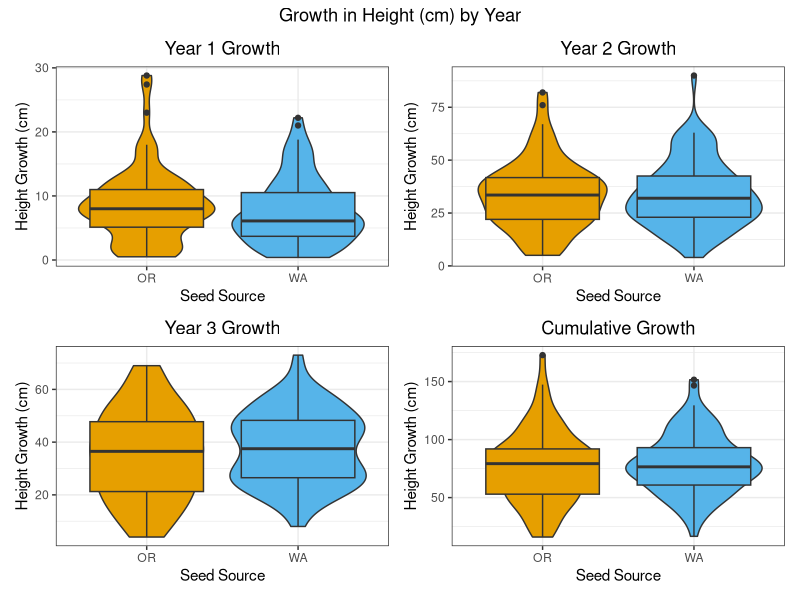
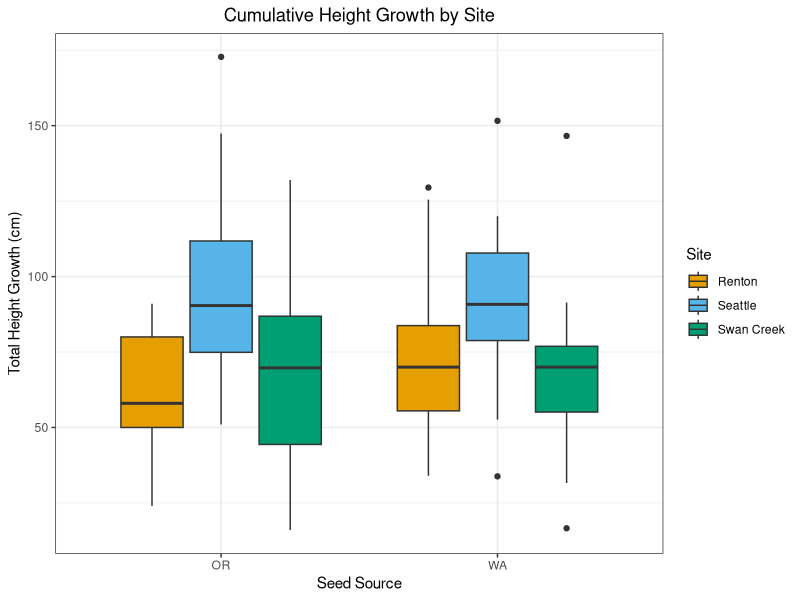
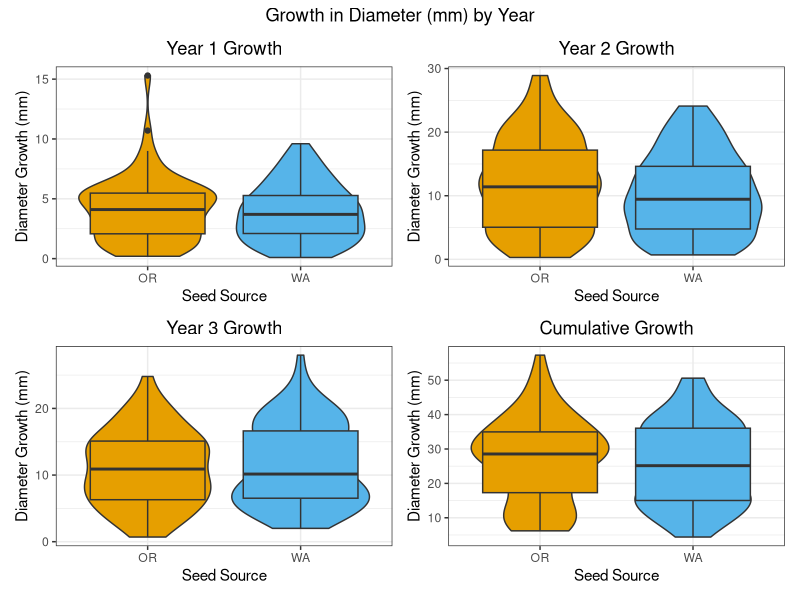
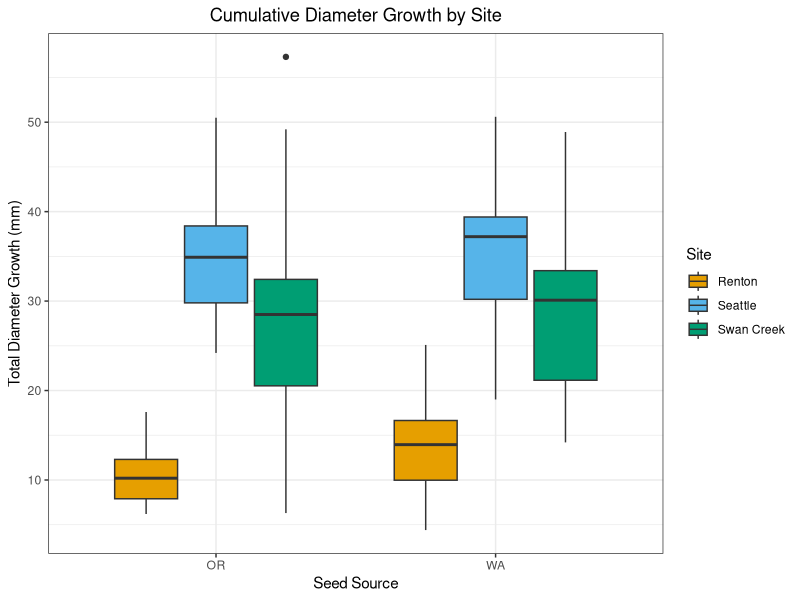
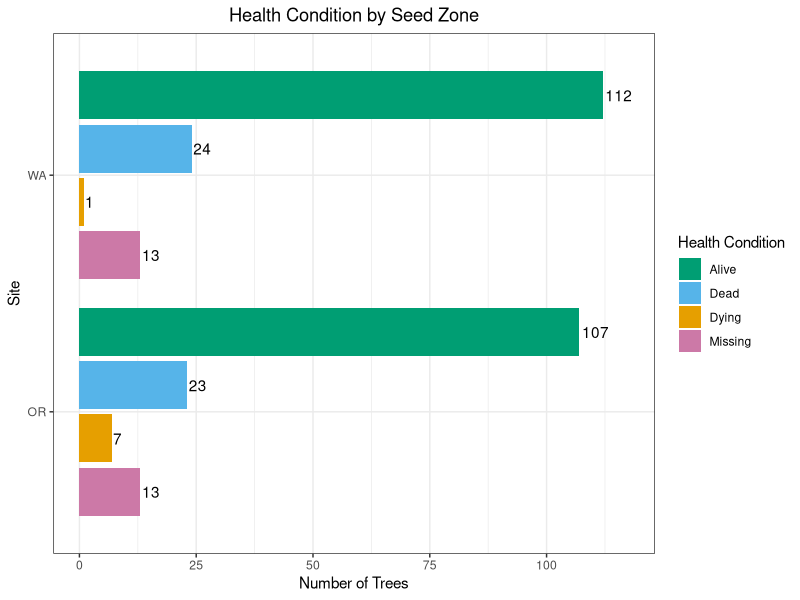
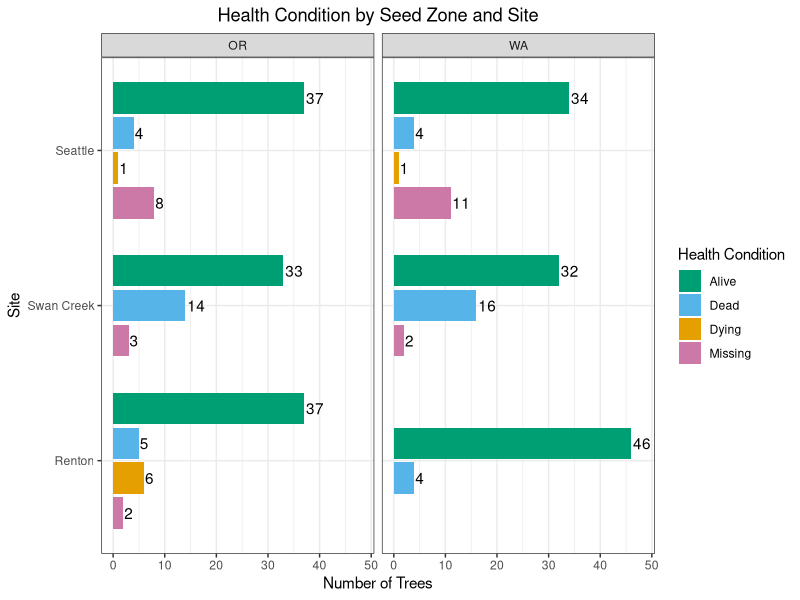

Here is the R script that generated these plots, in order:
## ---- chunk 1
knitr::opts_chunk$set(echo = FALSE)
## ---- chunk 2
library(tidyverse)
library(kableExtra)
library(patchwork)
library(zoo)
## ---- chunk 3
#2023 changes made in excel 
#y1$Seed.Zone[y1$Seed.Zone=="WA "] <- "WA"
#y1$X2022.Tree.Height..cm.[y1$X2022.Tree.Height..cm.==5408] <- 54.8
#y1$X2022.Tree.Diameter..mm.[y1$X2022.Tree.Diameter..mm.==110.0] <- 11
#y2$X2023.Tree.Diameter..mm.[y2X2022.Tree.Diameter..mm.==123] <- 12.3
#y2$X2023.Tree.Diameter..mm.[y2X2022.Tree.Diameter..mm.==135] <- 13.5

#2023 seattle OR data skipped tree number 14, moved 15, 16, 17 measurements up. 8 was missing
#2023 seattle OR site was missing trees 42 and 43, but recorded trees 39-41 in 2023 were better fit for previous 2022 measurements for 41-43. However, trees were in different row. very confused. Wondering if trees OR42 and OR43 actually got moved to end of OR31 row somehow after site was mapped? 
#2023 seattle OR last row trees 42,43, 46 and 50 were missing. However, tree number 45 fit better with tree 46, feeling confident tree recorded as 45 was actually 46, and 47 was actually missing because trees 47-49 were actually trees 48-50, adjusted
#2023 Swan Creek WA #141 included a 40cm height increase, which must be a mistake. Recommend excluding all trees with greater than 30cm height increases from first analyses. 
#2023 Swan Creek WA #171 included a 70cm height increase, which must be a mistake. Recommend excluding all trees with greater than 30cm height increases from first analyses. 
## ---- chunk 4
y1 <- read.csv("./data/2022 Measurements.csv")
y2 <- read.csv("./data/2023 MeasurementsCorrected.csv")
y3 <- read.csv("./data/2024 Measurementsv3.csv")
library(readxl)
sheet2025 <- read_excel("data/2025 Measurements.xlsx", 
    sheet = "2025")
rough2025 <- read_excel("data/2025 Measurements.xlsx", 
    sheet = "2025 rough draft")

y1$Measurement.Year <- 2022
y2$Measurement.Year <- 2023
y3$Measurement.Year <- 2024

#rename columns to merge
rough2025 <- rough2025 %>% 
  rename("New Tree Number" = "Tree #") %>%
  rename("Tree Diameter (mm)" = "DBH") %>%
  rename("Tree Height (cm)" = "Height") %>%
  rename("Health" = "Condition") %>%
  rename("Date Measured" = "Measure Date") %>%
  rename("Comment" = "Comments")

rough2025 <- rough2025 %>%
    mutate(Site = recode(Site, 'Discovery Park' = 'Seattle'))

rough2025 <- rough2025 %>% select(-c("Seed Zone"))

#merge two sheets together based on tree number and site
merged2025 <- left_join(rough2025, sheet2025, by=c("New Tree Number"="New Tree Number","Site" = "Site"))

#combine Health and Comment columns from both sheets
merged2025 <- merged2025 %>%
  mutate(`Health` = coalesce(`Health.x`,`Health.y`)) %>%
  mutate(`Comment` = coalesce(`Comment.x`,`Comment.y`))

#if comments contain "browsed", mark elk browsed column as Y, otherwise mark N
merged2025 <- merged2025 %>%
  mutate(`Elk Browse` = case_when(
    grepl("browsed", Comment, ignore.case = TRUE) ~ "Y",
    TRUE ~ "N" # Keep the original value if no match is found
  ))

#remove duplicate columns
y4 <- merged2025 %>% select(-c("Tree Height (cm).y","Tree Diameter (mm).y", "Comment.y","Health.y","Year Measured","Date Measured.y","Comment.x","Health.x"))

#add measurement year
y4 <- cbind(y4, Measurement.Year= 2025)

#add tree numbers for first year
y1 <- y1 %>% mutate(Temp.Tree.Number = row_number())

#remove unnecessary columns
y1 <- y1 %>% select(-c("Year.Measured","Color"))
y2 <- y2 %>% select(-c("Year.Measured","Color"))
y3 <- y3 %>% select(-c("Year.Measured"))

#rename columns to match other years
y4 <- y4 %>% 
  rename("New.Tree.Number" = "New Tree Number") %>%
  rename("Tree.Height..cm." = "Tree Height (cm).x") %>%
  rename("Tree.Diameter..mm." = "Tree Diameter (mm).x") %>%
  rename("Seed.Zone" = "Seed Zone") %>%
  rename("Date.Measured" = "Date Measured.x") %>%
  rename("Tree.Number" = "Tree Number") %>%
  rename("Elk.Browse" = "Elk Browse")

## ---- chunk 5
#change date format to match year 4
y1$Date.Measured <- as.Date(y1$Date.Measured,format = "%m/%d/%y")
y1$Date.Planted <- as.Date(y1$Date.Planted,format = "%m/%d/%y")
y2$Date.Measured <- as.Date(y2$Date.Measured,format ="%m/%d/%y")
y3$Date.Measured <- as.Date(y3$Date.Measured, format = "%m/%d/%y")
y4$Date.Measured <- as.Date(y4$Date.Measured,format = "%m/%d/%y")

#in Year 1, if health condition is NA, change it to alive
y1 <- y1 %>%
  mutate(Health = ifelse(is.na(Health), "Alive", Health))

#bind all year dataframes together
trees.bind <- bind_rows(y1,y2) %>% bind_rows(.,y3) %>% bind_rows(.,y4) %>% filter(Site!="Tomanamus" & Site!="" & Site!="Puyallup") %>% droplevels()

trees.bind[130, "Health"] <- "Dead"
trees.bind[167, "Health"] <- "Dying"

## ---- chunk 6
#labeling consistency
trees.bind$Health[trees.bind$Health==""] <- "Missing"
trees.bind$Health[trees.bind$Health=="missing"] <- "Missing"
trees.bind$Seed.Zone[trees.bind$Seed.Zone=="Wa"] <- "WA"
trees.bind <- trees.bind %>% droplevels()

#if comments contain "browsed", mark elk browsed column as Y, otherwise mark N
trees.bind <- trees.bind %>%
  mutate(`Elk.Browse` = case_when(
    grepl("browsed", Comment, ignore.case = TRUE) ~ "Y",
    TRUE ~ "N" # Keep the original value if no match is found
  ))

#if comments contain "missing/presumed dead" change health condition to missing
trees.bind <- trees.bind %>%
  mutate(`Health` = case_when(
    grepl("Missing/presumed dead", Comment, ignore.case = TRUE) ~ "Missing",
    TRUE ~ `Health` # Keep the original value if no match is found
  ))
## ---- chunk 7
#use New Tree Number if not NA, otherwise use Tree Number
trees.bind <- trees.bind %>% group_by(Tree.Number, Site, Seed.Zone) %>% mutate(New.Tree.Number = if_else(is.na(New.Tree.Number),first(na.omit(New.Tree.Number)),New.Tree.Number)) %>%ungroup()

#use Temp Tree Number if not NA, otherwise use Tree Number
trees.bind <- trees.bind %>% group_by(Tree.Number, Site, Seed.Zone) %>% mutate(Temp.Tree.Number = if_else(is.na(Temp.Tree.Number),first(na.omit(Temp.Tree.Number)),Temp.Tree.Number)) %>%ungroup()

trees.bind <- trees.bind %>%  group_by(Tree.Number, Site, Seed.Zone) %>% mutate(Date.Planted = if_else(is.na(Date.Planted),first(na.omit(Date.Planted)),Date.Planted)) %>%ungroup()
## ---- chunk 8
trees.bind$Date.Measured <- as.Date(trees.bind$Date.Measured,"%m/%d/%y")
trees.bind$Date.Planted <- as.Date(trees.bind$Date.Planted,"%m/%d/%y")
trees.bind <- trees.bind %>% mutate(Planted.Growth.Days=Date.Measured-Date.Planted)
## ---- chunk 9
trees <- trees.bind

#dead.trees <- trees %>%
#  filter(Health == "Dead")

#matching.trees <- trees %>%
#  inner_join(dead.trees, by = "Tree.Number", relationship = "many-to-many")

#if previous year's health condition is dead change following years health condition to dead
trees <- trees %>%
  group_by(Tree.Number, Site, Seed.Zone) %>%
  arrange(Measurement.Year) %>%
  mutate(Previous_Value = lag(Health), Health = case_when(!is.na(Previous_Value) & Previous_Value == "Dead" ~ "Dead", TRUE ~ Health)) %>%
  select(-Previous_Value)

#if previous year's health condition is dying and current year's health condition is missing, change current year's health condition to dead
trees <- trees %>%
  group_by(Tree.Number, Site, Seed.Zone) %>%
  mutate(Health = case_when(lag(Health, n= 1, order_by = Measurement.Year) == "Dying" & Health == "Missing" ~ "Dead", TRUE ~ Health))

trees <- trees %>%
  group_by(Tree.Number, Site, Seed.Zone) %>%
  arrange(Measurement.Year) %>%
  mutate(Previous.Health = lag(Health), Health = case_when(is.na(Health) ~ Previous.Health, TRUE ~ Health)) %>%
  select(-Previous.Health)

#create final health column and if most current year's health condition is missing. use previous year's
trees <- trees %>%
  group_by(Tree.Number, Site, Seed.Zone) %>%
  tidyr::complete(Measurement.Year = seq(min(Measurement.Year), max(Measurement.Year)), fill = list(Health = NA)) %>%
  mutate(Final.Health = last(Health)) %>%
  mutate(Final.Health = na.locf(Final.Health, na.rm =  FALSE, fromLast = TRUE)) %>%
  mutate(Final.Health = ifelse(is.na(Health) & is.na(Final.Health), NA, Final.Health)) %>%
  ungroup()
## ---- chunk 10
trees$Site <- as.factor(trees$Site)
trees$Seed.Zone <-as.factor(trees$Seed.Zone)
trees$Health <- as.factor(trees$Health)
## ---- chunk 11
# NOTE RENTON OR TREE 180 was entered twice or there is two values for it. We need to look into this further, but for now we removed it from the data.
## ---- chunk 12
trees <- trees %>% filter(Tree.Number!=180 | Site!="Renton" | Seed.Zone!="OR")
## ---- chunk 13
trees.wide <- trees %>% pivot_wider(
    id_cols = c(Tree.Number, Site, Seed.Zone, New.Tree.Number),
    names_from = Measurement.Year,
    values_from = c(Tree.Height..cm., Tree.Diameter..mm.),
    names_glue = "{.value}_{Measurement.Year}") 
## ---- chunk 14
# see if there are any duplicate trees based on number, site, seed zone and year
#{trees} |> summarize(n = n(), .by = c(Tree.Number, Site, Seed.Zone, Measurement.Year)) |> filter(n > 1L)
## ---- chunk 15
trees.wide.growth <- trees.wide %>% mutate(y1.height.growth = Tree.Height..cm._2023-Tree.Height..cm._2022, y2.height.growth = Tree.Height..cm._2024-Tree.Height..cm._2023, y3.height.growth = Tree.Height..cm._2025-Tree.Height..cm._2024, y1.diameter.growth = Tree.Diameter..mm._2023-Tree.Diameter..mm._2022, y2.diameter.growth = Tree.Diameter..mm._2024-Tree.Diameter..mm._2023, y3.diameter.growth = Tree.Diameter..mm._2025 - Tree.Diameter..mm._2024, total.height.growth = Tree.Height..cm._2025-Tree.Height..cm._2022, total.diameter.growth = Tree.Diameter..mm._2025-Tree.Diameter..mm._2022)
## ---- chunk 16
#trees.partial <- trees[1,2,3,9,11,12,13]
#trees.wide.joined <- left_join(trees.wide.growth, trees.partial, by=c("Tree.Number", "Site", "Seed.Zone"))
## ---- chunk 17
#tree.growth <- trees %>% group_by(Tree.Number, Site, Seed.Zone) %>% arrange(Measurement.Year) %>% mutate(Height.Growth = Tree.Height..cm. - lag(Tree.Height..cm.), Diameter.Growth = Tree.Diameter..mm. - lag(Tree.Diameter..mm.)) %>% ungroup()
## ---- chunk 18
#tree.growth.year <- tree.growth %>% group_by(Tree.Number, Site, Seed.Zone, Measurement.Year) %>% reframe(Heigh.Growth=Height.Growth,Diameter.Growth=Diameter.Growth)
## ---- chunk 19
#trees <- left_join(trees,tree.growth.year, by=c("Tree.Number", "Site", "Seed.Zone", "Measurement.Year"))
## ---- chunk 20
# FILTERED ALL TREES with NEGATIVE height increases or NEGATIVE diameter increases
#Data cleaning
#neg.trees <- trees %>% filter(Height.Growth<0)
#neg.trees <- neg.trees[c(1,2,3,5,6,12,13,20,21)]
#pos.trees <- trees %>% filter(Height.Growth>20)
## ---- chunk 21
#trees.pos <- tree.growth %>% filter(Height.Growth>0 & Diameter.Growth>0)  
## ---- chunk 22
trees.wide.pos.total <- trees.wide.growth %>% filter(total.height.growth>0 & total.diameter.growth>0)
trees.wide.pos.y1 <- trees.wide.growth %>% filter(y1.height.growth>0 & y1.diameter.growth>0)
trees.wide.pos.y2 <- trees.wide.growth %>% filter(y2.height.growth>0 & y2.diameter.growth>0)
trees.wide.pos.y3 <- trees.wide.growth %>% filter(y3.height.growth>0 & y3.diameter.growth>0)
trees.wide.pos.all <- trees.wide.growth %>% filter(y1.height.growth>0 & y1.diameter.growth>0 & y2.height.growth>0 & y2.diameter.growth>0 & y3.height.growth>0 & y3.diameter.growth>0)
## ---- chunk 23
#a few possible mistakes in measurements with trees greater than 30cm height increase. Removing trees above 24 increase also removes Seattle OR Trees 39-41 which were off in measurements, trees were possibly moved after mapping? 
## ---- chunk 24
#create table summarizing when sites were planted and remeasured.
## ---- chunk 25
#Site.Summary <- trees.pos %>% group_by(Site,Seed.Zone,Measurement.Year) %>% summarize(n=n()) %>% left_join(.,trees.pos,by=c("Site","Seed.Zone","Measurement.Year"),multiple="first")

Site.Summary <- trees.wide.pos.all %>% group_by(Site,Seed.Zone) %>% summarize(n=n())
kable(Site.Summary[c(1,2,3)], col.names = c("Site", "Seed Zone", "Number of Trees")) %>% kable_material(c("striped", "hover","condensed"))
## ---- chunk 26
#trees.summary <- trees.wide.pos.all %>% group_by(Seed.Zone)  %>% summarize(
#n=n(),
#mean.height.2024=mean(Tree.Height..cm._2024),
#mean.diameter.2024=mean(Tree.Diameter..mm._2024),
#mean.y1.height.growth=mean(y1.height.growth,na.rm=TRUE),
#mean.y1.diameter.growth=mean(y1.diameter.growth,na.rm=TRUE),
#mean.y2.height.growth=mean(y2.height.growth,na.rm=TRUE),
#mean.y2.diameter.growth=mean(y2.diameter.growth,na.rm=TRUE),
#mean.total.height.growth=mean(total.height.growth,na.rm=TRUE),
#mean.total.diameter.growth=mean(total.diameter.growth,na.rm=TRUE))
#kable(trees.summary,digits = 2,format = "html", table.attr='class="scrollable-table"') %>% kable_material(c("striped", "hover","condensed")) %>% kable_styling(full_width = F) %>% scroll_box(height = "300px")

trees.summary <- trees.wide.pos.all %>% group_by(Seed.Zone)  %>% summarize(
n=n(),
mean.height.2025=mean(Tree.Height..cm._2025),
mean.diameter.2025=mean(Tree.Diameter..mm._2025),
mean.y1.height.growth=mean(y1.height.growth,na.rm=TRUE),
mean.y1.diameter.growth=mean(y1.diameter.growth,na.rm=TRUE),
mean.y2.height.growth=mean(y2.height.growth,na.rm=TRUE),
mean.y2.diameter.growth=mean(y2.diameter.growth,na.rm=TRUE),
mean.y3.diameter.growth=mean(y3.diameter.growth,na.rm=TRUE),
mean.y3.height.growth=mean(y3.height.growth,na.rm=TRUE),
mean.total.height.growth=mean(total.height.growth,na.rm=TRUE),
mean.total.diameter.growth=mean(total.diameter.growth,na.rm=TRUE))
library(knitr)
kable(trees.summary,col.names = c("Seed Zone", "Number of Trees", "2025 Mean Height (cm)", "2025 Mean Diameter (mm)", "Mean Year 1 Height Growth (cm)", "Mean Year 1 Diameter Growth (mm)", "Mean Year 2 Height Growth (cm)","Mean Year 2 Diameter Growth (mm)", "Mean Year 3 Height Growth (cm)","Mean Year 3 Diameter Growth (mm)", "Total Mean Height Growth (cm)","Total Mean Diameter Growth (mm)"), digits = 2,format = "html", table.attr='class="scrollable-table"') %>% kable_material(c("striped", "hover","condensed")) %>% kable_styling(full_width = F) %>% scroll_box(height = "300px")
## ---- chunk 27
trees.summary.sites <- trees.wide.pos.all %>% group_by(Site,Seed.Zone)  %>% summarize(
n=n(),
mean.height.2025=mean(Tree.Height..cm._2025),
mean.diameter.2025=mean(Tree.Diameter..mm._2025),
mean.y1.height.growth=mean(y1.height.growth,na.rm=TRUE),
mean.y1.diameter.growth=mean(y1.diameter.growth,na.rm=TRUE),
mean.y2.height.growth=mean(y2.height.growth,na.rm=TRUE),
mean.y2.diameter.growth=mean(y2.diameter.growth,na.rm=TRUE),
mean.y3.diameter.growth=mean(y3.diameter.growth,na.rm=TRUE),
mean.y3.height.growth=mean(y3.height.growth, na.rm = TRUE),
mean.total.height.growth=mean(total.height.growth,na.rm=TRUE),
mean.total.diameter.growth=mean(total.diameter.growth,na.rm=TRUE))
library(knitr)
kable(trees.summary.sites, col.names = c("Site", "Seed Zone", "Number of Trees", "2025 Mean Height (cm)", "2025 Mean Diameter (mm)", "Mean Year 1 Height Growth (cm)", "Mean Year 1 Diameter Growth (mm)", "Mean Year 2 Height Growth (cm)","Mean Year 2 Diameter Growth (mm)", "Mean Year 3 Height Growth (cm)","Mean Year 3 Diameter Growth (mm)", "Total Mean Height Growth (cm)","Total Mean Diameter Growth (mm)"), digits = 2) %>% kable_material(c("striped", "hover","condensed")) %>% kable_styling(full_width = F) %>% scroll_box(height = "300px")
## ---- chunk 28

P1 <- ggplot(trees.wide.pos.all,aes(Seed.Zone,y1.height.growth,fill=Seed.Zone)) +geom_violin() +geom_boxplot() +theme_bw()+guides(fill="none") +scale_fill_manual(values=c("#E69F00", "#56B4E9")) +labs(y= "Height Growth (cm)", x= "Seed Source",title="Year 1 Growth") + theme(plot.title = element_text(hjust = 0.5))
P2 <- ggplot(trees.wide.pos.all,aes(Seed.Zone,y2.height.growth,fill=Seed.Zone)) +geom_violin() +geom_boxplot() +theme_bw()+guides(fill="none") +scale_fill_manual(values=c("#E69F00", "#56B4E9")) +labs(y= "Height Growth (cm)",x= "Seed Source",title="Year 2 Growth") + theme(plot.title = element_text(hjust = 0.5))
P3 <- ggplot(trees.wide.pos.all,aes(Seed.Zone,y3.height.growth,fill=Seed.Zone)) +geom_violin() +geom_boxplot() +theme_bw()+guides(fill="none") +scale_fill_manual(values=c("#E69F00", "#56B4E9")) +labs(y= "Height Growth (cm)",x= "Seed Source",title="Year 3 Growth") + theme(plot.title = element_text(hjust = 0.5))
P4 <- ggplot(trees.wide.pos.all,aes(Seed.Zone,total.height.growth,fill=Seed.Zone)) +geom_violin() +geom_boxplot() +theme_bw()+guides(fill="none") +scale_fill_manual(values=c("#E69F00", "#56B4E9")) +labs(y= "Height Growth (cm)",x= "Seed Source",title="Cumulative Growth") + theme(plot.title = element_text(hjust = 0.5))

height_plots <- P1 + P2 + P3 + P4
height_plots + plot_annotation(title = "Growth in Height (cm) by Year", theme = theme(plot.title = element_text(hjust = 0.5)))
## ---- chunk 29
ggplot(trees.wide.pos.all,aes(Seed.Zone,total.height.growth,fill=Site)) +geom_boxplot() +theme_bw() +scale_fill_manual(values=c("#E69F00", "#56B4E9", "#009E73")) + labs(y= "Total Height Growth (cm)",x= "Seed Source",title="Cumulative Height Growth by Site") + theme(plot.title = element_text(hjust = 0.5))
## ---- chunk 30
P1 <- ggplot(trees.wide.pos.all,aes(Seed.Zone,y1.diameter.growth,fill=Seed.Zone)) +geom_violin() +geom_boxplot() +theme_bw()+guides(fill="none") +scale_fill_manual(values=c("#E69F00", "#56B4E9")) +labs(y= "Diameter Growth (mm)", x= "Seed Source" ,title="Year 1 Growth") + theme(plot.title = element_text(hjust = 0.5))
P2 <- ggplot(trees.wide.pos.all,aes(Seed.Zone,y2.diameter.growth,fill=Seed.Zone)) +geom_violin() +geom_boxplot() +theme_bw()+guides(fill="none") +scale_fill_manual(values=c("#E69F00", "#56B4E9")) +labs(y= "Diameter Growth (mm)",x= "Seed Source",title="Year 2 Growth") + theme(plot.title = element_text(hjust = 0.5))
P3 <- ggplot(trees.wide.pos.all,aes(Seed.Zone,y3.diameter.growth,fill=Seed.Zone)) +geom_violin() +geom_boxplot() +theme_bw()+guides(fill="none") +scale_fill_manual(values=c("#E69F00", "#56B4E9")) +labs(y= "Diameter Growth (mm)",x= "Seed Source",title="Year 3 Growth") + theme(plot.title = element_text(hjust = 0.5))
P4 <- ggplot(trees.wide.pos.all,aes(Seed.Zone,total.diameter.growth,fill=Seed.Zone)) +geom_violin() +geom_boxplot() +theme_bw()+guides(fill="none") +scale_fill_manual(values=c("#E69F00", "#56B4E9")) +labs(y= "Diameter Growth (mm)",x= "Seed Source",title="Cumulative Growth") + theme(plot.title = element_text(hjust = 0.5))

diameter_plots <- P1 + P2 + P3 + P4
diameter_plots + plot_annotation(title = "Growth in Diameter (mm) by Year", theme = theme(plot.title = element_text(hjust = 0.5)))
## ---- chunk 31
ggplot(trees.wide.pos.all,aes(Seed.Zone,total.diameter.growth,fill=Site)) +geom_boxplot() +theme_bw() +scale_fill_manual(values=c("#E69F00", "#56B4E9", "#009E73")) + labs(y= "Total Diameter Growth (mm)",x= "Seed Source",title="Cumulative Diameter Growth by Site") + theme(plot.title = element_text(hjust = 0.5))
## ---- chunk 32
trees.condition.zone <- trees %>% group_by(Seed.Zone,Final.Health) %>% summarize(n=n_distinct(Temp.Tree.Number)) %>% filter(Final.Health!="NA")
#kable(trees.condition.zone) %>% kable_material(c("striped", "hover","condensed"))
## ---- chunk 33
ggplot(trees.condition.zone,aes(x = reorder(Seed.Zone, -n),n,fill=Final.Health))+geom_col(position = position_dodge2(preserve = "single",reverse=TRUE))+theme_bw()+coord_flip()+ scale_y_continuous(breaks = c(0,25,50,75,100,125,150),expand = expansion(mult = c(0.05, 0.1))) +scale_fill_manual(values=c( "#009E73","#56B4E9","#E69F00","#CC79A7"))+labs(x="Site",y="Number of Trees",title ="Health Condition by Seed Zone", fill="Health Condition") +geom_text(aes(label=n,group=Final.Health),position = position_dodge2(width=0.9,preserve = "single",reverse=TRUE),hjust=-0.1) + theme(plot.title = element_text(hjust = 0.5))
## ---- chunk 34
trees.condition <- trees %>% group_by(Site,Seed.Zone,Final.Health) %>% summarize(n=n_distinct(Temp.Tree.Number)) %>% filter(Final.Health!="NA")
#kable(trees.condition) %>% kable_material(c("striped", "hover","condensed"))
## ---- chunk 35
trees.condition$Final.Health <- factor(trees.condition$Final.Health, levels=c('Alive','Dead','Dying','Missing'))
## ---- chunk 36
ggplot(trees.condition,aes(x = reorder(Site, -n),n,fill=Final.Health))+facet_wrap(~Seed.Zone)+geom_col(position = position_dodge2(preserve = "single",reverse=TRUE))+theme_bw()+coord_flip() + scale_y_continuous(expand = expansion(mult = c(0.05, 0.1))) +scale_fill_manual(values=c( "#009E73","#56B4E9","#E69F00","#CC79A7"))+labs(x="Site",y="Number of Trees", title = "Health Condition by Seed Zone and Site",fill="Health Condition") +geom_text(aes(label=n,group=Final.Health),position = position_dodge2(width=0.9,preserve = "single",reverse=TRUE),hjust=-0.1) + theme(plot.title = element_text(hjust = 0.5))
